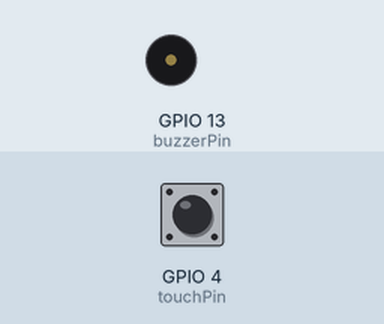
Simulated run of this sketch. Board: ESP32. On the bench: buzzer (waves = sounding). Inputs (shaded band) come from the test bench; at power-on: GPIO 4 (touchPin) HIGH. WiFi joins after 1.5 s; servers stay silent unless stated; what the sketch prints to the serial monitor is not drawn.

Above: at 2.7 s.
2.8 s: GPIO 4 (touchPin) pulled LOW for 1 s
At 5.2 s:
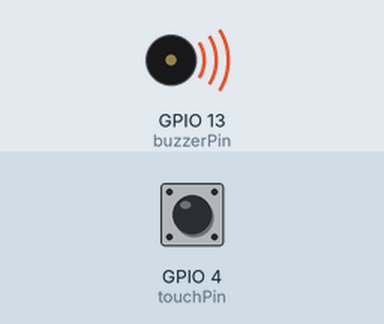
Timing chart, 0 to 9.4 s (numbered marks = the images above; inputs shaded):
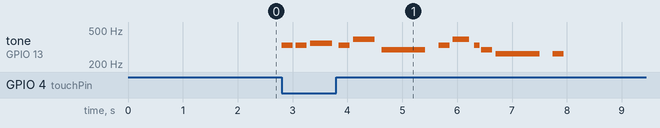

The sketch:

Trabalho3_Fuchshuber_Bordalo_Trentin.ino
```cpp
#include <WiFi.h>
#include <ThingSpeak.h>

// Wi-Fi
const char* ssid = "Rede_LAB_SE9";
const char* password = "ricardofranco_se9@ime";

// const char* ssid = "GGP Oi Fibra";
// const char* password = "apartamentoime25";


// ThingSpeak
const char* writeAPIKey = "1ZUEHUF2T0C9Q228";
const long channelID = 2974048;
WiFiClient client;

// Pinos
const int touchPin = 4;
const int buzzerPin = 13;

// Notas
#define NOTE_DO  262
#define NOTE_RE  294
#define NOTE_MI  330
#define NOTE_FA  349
#define NOTE_SOL  392
#define NOTE_LA  440
#define NOTE_SI  494

int hino[] = {
  NOTE_MI, NOTE_MI, NOTE_FA, NOTE_MI, NOTE_SOL, NOTE_RE,
  NOTE_MI, NOTE_SOL, NOTE_MI, NOTE_RE, NOTE_DO, NOTE_DO
};

int duracoes[] = {
  2, 2, 4, 2, 4, 8,
  2, 3, 1, 2, 8, 2
};

void tocarHinoFlamengo() {
  for (int i = 0; i < sizeof(hino) / sizeof(int); i++) {
    int duracao = duracoes[i]*100;
    tone(buzzerPin, hino[i], duracao);
    delay(duracao * 1.3);
    noTone(buzzerPin);
  }
}

void tocarCampainha() {
  tone(buzzerPin, 1000, 500);  // 1000 Hz por 500ms
  delay(600);                  // Pequena pausa
  tone(buzzerPin, 1200, 300);  // 1200 Hz por 300ms
  delay(400);
  noTone(buzzerPin);           // Garante que o som pare
}


// Variáveis
int contadorToques = 0;
bool toqueAnterior = HIGH;
unsigned long ultimaAtualizacao = 0;

void setup() {
  Serial.begin(115200);
  pinMode(touchPin, INPUT);
  pinMode(buzzerPin, OUTPUT);

  WiFi.begin(ssid, password);
  Serial.print("Conectando ao WiFi");
  while (WiFi.status() != WL_CONNECTED) {
    delay(500);
    Serial.print(".");
  }
  Serial.println("\nWiFi conectado.");

  ThingSpeak.begin(client);
}

void loop() {
  bool leituraAtual = digitalRead(touchPin);

  if (toqueAnterior == HIGH && leituraAtual == LOW) {
    contadorToques++;
    Serial.print("👉 Toque detectado! Total: ");
    Serial.println(contadorToques);
    tocarHinoFlamengo();
  }
  toqueAnterior = leituraAtual;

  if (millis() - ultimaAtualizacao >= 15000) {
    ThingSpeak.setField(1, contadorToques);
    int code = ThingSpeak.writeFields(channelID, writeAPIKey);

    if (code == 200) {
      Serial.print("📡 Enviado: ");
      Serial.println(contadorToques);
    } else {
      Serial.print("Erro: ");
      Serial.println(code);
    }

    contadorToques = 0;
    ultimaAtualizacao = millis();
  }

  delay(10);
}
```

Measured:
- after the input at 2.8 s, tone on GPIO 13 (buzzerPin): plays 330 Hz for 0.20 s, 330 Hz for 0.20 s, 349 Hz for 0.40 s, 330 Hz for 0.20 s, 392 Hz for 0.40 s, 294 Hz for 0.80 s … (12 notes in this stretch), starting at once
